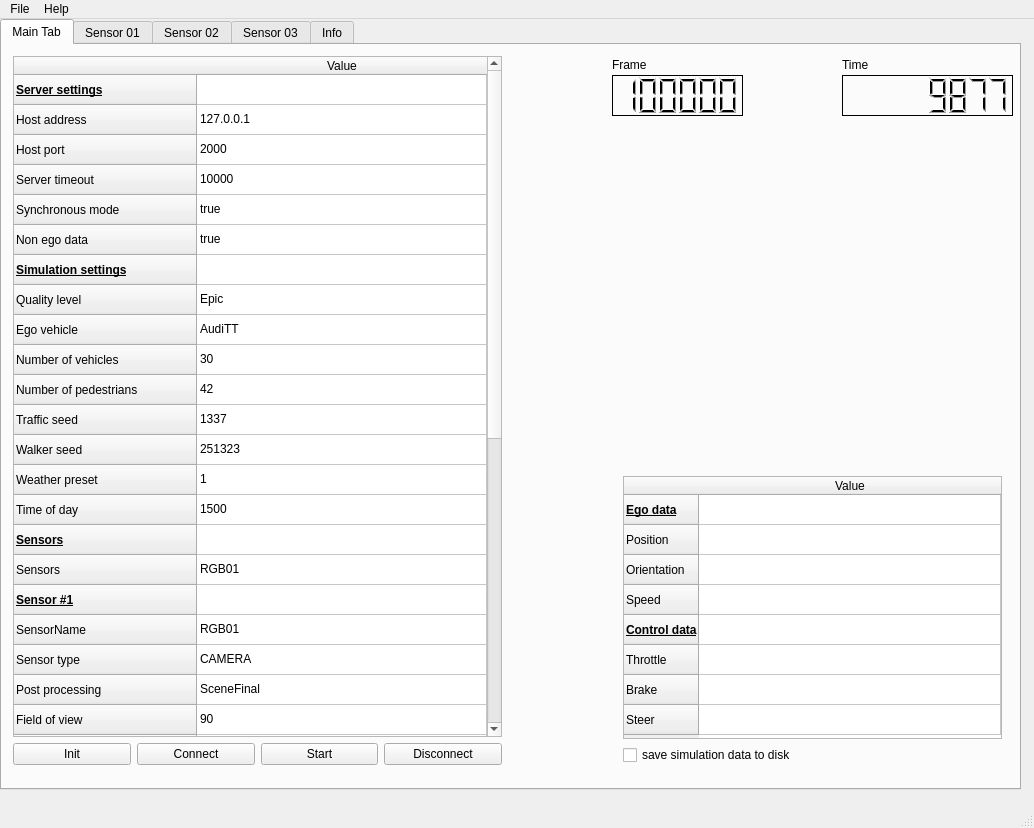
<?xml version="1.0" encoding="UTF-8"?>
<ui version="4.0">
 <class>MainWindow</class>
 <widget class="QMainWindow" name="MainWindow">
  <property name="geometry">
   <rect>
    <x>0</x>
    <y>0</y>
    <width>1034</width>
    <height>828</height>
   </rect>
  </property>
  <property name="windowTitle">
   <string> Carla Client vers. 0.1</string>
  </property>
  <widget class="QWidget" name="centralWidget">
   <widget class="QTabWidget" name="tabWidget">
    <property name="geometry">
     <rect>
      <x>0</x>
      <y>0</y>
      <width>1021</width>
      <height>771</height>
     </rect>
    </property>
    <property name="currentIndex">
     <number>0</number>
    </property>
    <widget class="QWidget" name="tab">
     <attribute name="title">
      <string>Main Tab</string>
     </attribute>
     <widget class="QWidget" name="layoutWidget">
      <property name="geometry">
       <rect>
        <x>0</x>
        <y>0</y>
        <width>511</width>
        <height>731</height>
       </rect>
      </property>
      <layout class="QGridLayout" name="gridLayout">
       <property name="sizeConstraint">
        <enum>QLayout::SetMaximumSize</enum>
       </property>
       <item row="2" column="2">
        <widget class="QPushButton" name="Button_start">
         <property name="text">
          <string>Start</string>
         </property>
        </widget>
       </item>
       <item row="1" column="0" colspan="4">
        <widget class="QTableWidget" name="tableWidget">
         <property name="columnCount">
          <number>1</number>
         </property>
         <attribute name="horizontalHeaderCascadingSectionResizes">
          <bool>false</bool>
         </attribute>
         <attribute name="horizontalHeaderStretchLastSection">
          <bool>true</bool>
         </attribute>
         <attribute name="verticalHeaderStretchLastSection">
          <bool>false</bool>
         </attribute>
         <row>
          <property name="text">
           <string>Server settings</string>
          </property>
          <property name="font">
           <font>
            <weight>75</weight>
            <bold>true</bold>
            <underline>true</underline>
            <kerning>true</kerning>
           </font>
          </property>
         </row>
         <row>
          <property name="text">
           <string>Host address</string>
          </property>
         </row>
         <row>
          <property name="text">
           <string>Host port</string>
          </property>
         </row>
         <row>
          <property name="text">
           <string>Server timeout</string>
          </property>
         </row>
         <row>
          <property name="text">
           <string>Synchronous mode</string>
          </property>
         </row>
         <row>
          <property name="text">
           <string>Non ego data</string>
          </property>
         </row>
         <row>
          <property name="text">
           <string>Simulation settings</string>
          </property>
          <property name="font">
           <font>
            <weight>75</weight>
            <bold>true</bold>
            <underline>true</underline>
           </font>
          </property>
         </row>
         <row>
          <property name="text">
           <string>Quality level</string>
          </property>
         </row>
         <row>
          <property name="text">
           <string>Ego vehicle</string>
          </property>
         </row>
         <row>
          <property name="text">
           <string>Number of vehicles</string>
          </property>
         </row>
         <row>
          <property name="text">
           <string>Number of pedestrians</string>
          </property>
         </row>
         <row>
          <property name="text">
           <string>Traffic seed</string>
          </property>
         </row>
         <row>
          <property name="text">
           <string>Walker seed</string>
          </property>
         </row>
         <row>
          <property name="text">
           <string>Weather preset</string>
          </property>
         </row>
         <row>
          <property name="text">
           <string>Time of day</string>
          </property>
         </row>
         <row>
          <property name="text">
           <string>Sensors</string>
          </property>
          <property name="font">
           <font>
            <weight>75</weight>
            <bold>true</bold>
            <underline>true</underline>
           </font>
          </property>
         </row>
         <row>
          <property name="text">
           <string>Sensors</string>
          </property>
         </row>
         <row>
          <property name="text">
           <string>Sensor #1</string>
          </property>
          <property name="font">
           <font>
            <weight>75</weight>
            <bold>true</bold>
            <underline>true</underline>
           </font>
          </property>
         </row>
         <row>
          <property name="text">
           <string>SensorName</string>
          </property>
         </row>
         <row>
          <property name="text">
           <string>Sensor type</string>
          </property>
         </row>
         <row>
          <property name="text">
           <string>Post processing</string>
          </property>
         </row>
         <row>
          <property name="text">
           <string>Field of view</string>
          </property>
         </row>
         <row>
          <property name="text">
           <string>Image width</string>
          </property>
         </row>
         <row>
          <property name="text">
           <string>Image height</string>
          </property>
         </row>
         <row>
          <property name="text">
           <string>Position X</string>
          </property>
         </row>
         <row>
          <property name="text">
           <string>Position Y</string>
          </property>
         </row>
         <row>
          <property name="text">
           <string>Position Z</string>
          </property>
         </row>
         <row>
          <property name="text">
           <string>Rotation X (Roll)</string>
          </property>
         </row>
         <row>
          <property name="text">
           <string>Rotation Y (Pitch)</string>
          </property>
         </row>
         <row>
          <property name="text">
           <string>Rotation Z (Yaw)</string>
          </property>
         </row>
         <row>
          <property name="text">
           <string>LIDAR/RADAR</string>
          </property>
          <property name="font">
           <font>
            <weight>75</weight>
            <bold>true</bold>
            <underline>true</underline>
           </font>
          </property>
         </row>
         <row>
          <property name="text">
           <string>Channels</string>
          </property>
         </row>
         <row>
          <property name="text">
           <string>Range</string>
          </property>
         </row>
         <row>
          <property name="text">
           <string>Upper FOV</string>
          </property>
         </row>
         <row>
          <property name="text">
           <string>Lower FOV</string>
          </property>
         </row>
         <row>
          <property name="text">
           <string>Azimuthal FOV (radar only)</string>
          </property>
         </row>
         <row>
          <property name="text">
           <string>Resolution (radar only)</string>
          </property>
         </row>
         <row>
          <property name="text">
           <string>Rotation frequency (lidar only)</string>
          </property>
         </row>
         <row>
          <property name="text">
           <string>Rate (points/second, lidar only)</string>
          </property>
         </row>
         <column>
          <property name="text">
           <string>Value</string>
          </property>
          <property name="textAlignment">
           <set>AlignCenter</set>
          </property>
         </column>
         <item row="0" column="0">
          <property name="text">
           <string/>
          </property>
          <property name="font">
           <font>
            <strikeout>false</strikeout>
           </font>
          </property>
          <property name="flags">
           <set>NoItemFlags</set>
          </property>
         </item>
         <item row="1" column="0">
          <property name="text">
           <string>127.0.0.1</string>
          </property>
          <property name="flags">
           <set>ItemIsSelectable|ItemIsEditable|ItemIsUserCheckable|ItemIsEnabled</set>
          </property>
         </item>
         <item row="2" column="0">
          <property name="text">
           <string>2000</string>
          </property>
          <property name="flags">
           <set>ItemIsSelectable|ItemIsEditable|ItemIsUserCheckable|ItemIsEnabled</set>
          </property>
         </item>
         <item row="3" column="0">
          <property name="text">
           <string>10000</string>
          </property>
          <property name="flags">
           <set>ItemIsSelectable|ItemIsEditable|ItemIsUserCheckable|ItemIsEnabled</set>
          </property>
         </item>
         <item row="4" column="0">
          <property name="text">
           <string>true</string>
          </property>
          <property name="flags">
           <set>ItemIsSelectable|ItemIsEditable|ItemIsUserCheckable|ItemIsEnabled</set>
          </property>
         </item>
         <item row="5" column="0">
          <property name="text">
           <string>true</string>
          </property>
          <property name="flags">
           <set>ItemIsSelectable|ItemIsEditable|ItemIsUserCheckable|ItemIsEnabled</set>
          </property>
         </item>
         <item row="6" column="0">
          <property name="text">
           <string/>
          </property>
          <property name="flags">
           <set>NoItemFlags</set>
          </property>
         </item>
         <item row="7" column="0">
          <property name="text">
           <string>Epic</string>
          </property>
          <property name="flags">
           <set>ItemIsSelectable|ItemIsEditable|ItemIsUserCheckable|ItemIsEnabled</set>
          </property>
         </item>
         <item row="8" column="0">
          <property name="text">
           <string>AudiTT</string>
          </property>
          <property name="flags">
           <set>ItemIsSelectable|ItemIsEditable|ItemIsUserCheckable|ItemIsEnabled</set>
          </property>
         </item>
         <item row="9" column="0">
          <property name="text">
           <string>30</string>
          </property>
          <property name="flags">
           <set>ItemIsSelectable|ItemIsEditable|ItemIsUserCheckable|ItemIsEnabled</set>
          </property>
         </item>
         <item row="10" column="0">
          <property name="text">
           <string>42</string>
          </property>
          <property name="flags">
           <set>ItemIsSelectable|ItemIsEditable|ItemIsUserCheckable|ItemIsEnabled</set>
          </property>
         </item>
         <item row="11" column="0">
          <property name="text">
           <string>1337</string>
          </property>
          <property name="flags">
           <set>ItemIsSelectable|ItemIsEditable|ItemIsUserCheckable|ItemIsEnabled</set>
          </property>
         </item>
         <item row="12" column="0">
          <property name="text">
           <string>251323</string>
          </property>
          <property name="flags">
           <set>ItemIsSelectable|ItemIsEditable|ItemIsUserCheckable|ItemIsEnabled</set>
          </property>
         </item>
         <item row="13" column="0">
          <property name="text">
           <string>1</string>
          </property>
          <property name="flags">
           <set>ItemIsSelectable|ItemIsEditable|ItemIsUserCheckable|ItemIsEnabled</set>
          </property>
         </item>
         <item row="14" column="0">
          <property name="text">
           <string>1500</string>
          </property>
          <property name="flags">
           <set>ItemIsSelectable|ItemIsEditable|ItemIsUserCheckable|ItemIsEnabled</set>
          </property>
         </item>
         <item row="15" column="0">
          <property name="text">
           <string/>
          </property>
          <property name="flags">
           <set>NoItemFlags</set>
          </property>
         </item>
         <item row="16" column="0">
          <property name="text">
           <string>RGB01</string>
          </property>
         </item>
         <item row="17" column="0">
          <property name="text">
           <string/>
          </property>
          <property name="flags">
           <set>NoItemFlags</set>
          </property>
         </item>
         <item row="18" column="0">
          <property name="text">
           <string>RGB01</string>
          </property>
         </item>
         <item row="19" column="0">
          <property name="text">
           <string>CAMERA</string>
          </property>
         </item>
         <item row="20" column="0">
          <property name="text">
           <string>SceneFinal</string>
          </property>
         </item>
         <item row="21" column="0">
          <property name="text">
           <string>90</string>
          </property>
         </item>
         <item row="22" column="0">
          <property name="text">
           <string>800</string>
          </property>
         </item>
         <item row="23" column="0">
          <property name="text">
           <string>600</string>
          </property>
         </item>
         <item row="24" column="0">
          <property name="text">
           <string>0.2</string>
          </property>
         </item>
         <item row="25" column="0">
          <property name="text">
           <string>0.3</string>
          </property>
         </item>
         <item row="26" column="0">
          <property name="text">
           <string>1.3</string>
          </property>
         </item>
         <item row="27" column="0">
          <property name="text">
           <string>0</string>
          </property>
         </item>
         <item row="28" column="0">
          <property name="text">
           <string>8</string>
          </property>
         </item>
         <item row="29" column="0">
          <property name="text">
           <string>0</string>
          </property>
         </item>
        </widget>
       </item>
       <item row="2" column="1">
        <widget class="QPushButton" name="Button_connect">
         <property name="text">
          <string>Connect</string>
         </property>
        </widget>
       </item>
       <item row="2" column="0">
        <widget class="QPushButton" name="Button_init">
         <property name="text">
          <string>Init</string>
         </property>
        </widget>
       </item>
       <item row="2" column="3">
        <widget class="QPushButton" name="Button_disconnect">
         <property name="text">
          <string>Disconnect</string>
         </property>
        </widget>
       </item>
      </layout>
     </widget>
     <widget class="QLCDNumber" name="lcdNumber_frame">
      <property name="geometry">
       <rect>
        <x>610</x>
        <y>30</y>
        <width>131</width>
        <height>41</height>
       </rect>
      </property>
      <property name="frameShape">
       <enum>QFrame::Panel</enum>
      </property>
      <property name="frameShadow">
       <enum>QFrame::Plain</enum>
      </property>
      <property name="smallDecimalPoint">
       <bool>false</bool>
      </property>
      <property name="digitCount">
       <number>6</number>
      </property>
      <property name="value" stdset="0">
       <double>999999.000000000000000</double>
      </property>
      <property name="intValue" stdset="0">
       <number>999999</number>
      </property>
     </widget>
     <widget class="QLabel" name="label_5">
      <property name="geometry">
       <rect>
        <x>610</x>
        <y>10</y>
        <width>101</width>
        <height>20</height>
       </rect>
      </property>
      <property name="text">
       <string>Frame</string>
      </property>
     </widget>
     <widget class="QWidget" name="verticalLayoutWidget">
      <property name="geometry">
       <rect>
        <x>610</x>
        <y>420</y>
        <width>401</width>
        <height>311</height>
       </rect>
      </property>
      <layout class="QVBoxLayout" name="verticalLayout">
       <item>
        <widget class="QTableWidget" name="tableWidget_2">
         <property name="sizePolicy">
          <sizepolicy hsizetype="Expanding" vsizetype="Expanding">
           <horstretch>5</horstretch>
           <verstretch>0</verstretch>
          </sizepolicy>
         </property>
         <property name="sizeAdjustPolicy">
          <enum>QAbstractScrollArea::AdjustToContents</enum>
         </property>
         <attribute name="horizontalHeaderStretchLastSection">
          <bool>true</bool>
         </attribute>
         <row>
          <property name="text">
           <string>Ego data</string>
          </property>
          <property name="font">
           <font>
            <weight>75</weight>
            <bold>true</bold>
            <underline>true</underline>
           </font>
          </property>
         </row>
         <row>
          <property name="text">
           <string>Position</string>
          </property>
         </row>
         <row>
          <property name="text">
           <string>Orientation</string>
          </property>
         </row>
         <row>
          <property name="text">
           <string>Speed</string>
          </property>
         </row>
         <row>
          <property name="text">
           <string>Control data</string>
          </property>
          <property name="font">
           <font>
            <weight>75</weight>
            <bold>true</bold>
            <underline>true</underline>
           </font>
          </property>
         </row>
         <row>
          <property name="text">
           <string>Throttle</string>
          </property>
         </row>
         <row>
          <property name="text">
           <string>Brake</string>
          </property>
         </row>
         <row>
          <property name="text">
           <string>Steer</string>
          </property>
         </row>
         <column>
          <property name="text">
           <string>Value</string>
          </property>
         </column>
         <item row="0" column="0">
          <property name="text">
           <string/>
          </property>
         </item>
        </widget>
       </item>
       <item>
        <widget class="QCheckBox" name="checkBox">
         <property name="text">
          <string>save simulation data to disk</string>
         </property>
        </widget>
       </item>
      </layout>
     </widget>
     <widget class="QLCDNumber" name="lcdNumber_frame_2">
      <property name="geometry">
       <rect>
        <x>840</x>
        <y>30</y>
        <width>171</width>
        <height>41</height>
       </rect>
      </property>
      <property name="frameShape">
       <enum>QFrame::Panel</enum>
      </property>
      <property name="frameShadow">
       <enum>QFrame::Plain</enum>
      </property>
      <property name="smallDecimalPoint">
       <bool>false</bool>
      </property>
      <property name="digitCount">
       <number>8</number>
      </property>
      <property name="value" stdset="0">
       <double>9876.986999999999171</double>
      </property>
      <property name="intValue" stdset="0">
       <number>9877</number>
      </property>
     </widget>
     <widget class="QLabel" name="label_6">
      <property name="geometry">
       <rect>
        <x>840</x>
        <y>10</y>
        <width>61</width>
        <height>20</height>
       </rect>
      </property>
      <property name="text">
       <string>Time</string>
      </property>
     </widget>
    </widget>
    <widget class="QWidget" name="tab_2">
     <attribute name="title">
      <string>Sensor 01</string>
     </attribute>
     <widget class="QLabel" name="SENSOR_IMG01">
      <property name="geometry">
       <rect>
        <x>110</x>
        <y>50</y>
        <width>800</width>
        <height>600</height>
       </rect>
      </property>
      <property name="maximumSize">
       <size>
        <width>800</width>
        <height>600</height>
       </size>
      </property>
      <property name="frameShape">
       <enum>QFrame::Box</enum>
      </property>
      <property name="text">
       <string>preview</string>
      </property>
      <property name="alignment">
       <set>Qt::AlignCenter</set>
      </property>
     </widget>
    </widget>
    <widget class="QWidget" name="tab_3">
     <attribute name="title">
      <string>Sensor 02</string>
     </attribute>
     <widget class="QLabel" name="SENSOR_IMG02">
      <property name="geometry">
       <rect>
        <x>110</x>
        <y>50</y>
        <width>800</width>
        <height>600</height>
       </rect>
      </property>
      <property name="frameShape">
       <enum>QFrame::Box</enum>
      </property>
      <property name="text">
       <string>preview</string>
      </property>
      <property name="alignment">
       <set>Qt::AlignCenter</set>
      </property>
     </widget>
    </widget>
    <widget class="QWidget" name="tab_4">
     <attribute name="title">
      <string>Sensor 03</string>
     </attribute>
     <widget class="QLabel" name="SENSOR_IMG03">
      <property name="geometry">
       <rect>
        <x>110</x>
        <y>50</y>
        <width>800</width>
        <height>600</height>
       </rect>
      </property>
      <property name="frameShape">
       <enum>QFrame::Box</enum>
      </property>
      <property name="text">
       <string>preview</string>
      </property>
      <property name="alignment">
       <set>Qt::AlignCenter</set>
      </property>
     </widget>
    </widget>
    <widget class="QWidget" name="tab_5">
     <attribute name="title">
      <string>Info</string>
     </attribute>
    </widget>
   </widget>
  </widget>
  <widget class="QMenuBar" name="menuBar">
   <property name="geometry">
    <rect>
     <x>0</x>
     <y>0</y>
     <width>1034</width>
     <height>25</height>
    </rect>
   </property>
   <widget class="QMenu" name="menuCarlaClient_GUI">
    <property name="title">
     <string>File</string>
    </property>
    <addaction name="actionNew"/>
    <addaction name="actionOpen_configuration"/>
    <addaction name="actionSave_configuration"/>
    <addaction name="separator"/>
    <addaction name="actionExit"/>
   </widget>
   <widget class="QMenu" name="menuHelp">
    <property name="title">
     <string>Help</string>
    </property>
    <addaction name="actionQuickstart"/>
    <addaction name="actionReference"/>
    <addaction name="separator"/>
    <addaction name="actionAbout"/>
   </widget>
   <addaction name="menuCarlaClient_GUI"/>
   <addaction name="menuHelp"/>
  </widget>
  <widget class="QStatusBar" name="statusBar">
   <property name="baseSize">
    <size>
     <width>0</width>
     <height>14</height>
    </size>
   </property>
  </widget>
  <action name="actionOpen_configuration">
   <property name="text">
    <string>Open configuration</string>
   </property>
  </action>
  <action name="actionSave_configuration">
   <property name="text">
    <string>Save configuration</string>
   </property>
  </action>
  <action name="actionExit">
   <property name="text">
    <string>Exit</string>
   </property>
  </action>
  <action name="actionQuickstart">
   <property name="text">
    <string>Quickstart</string>
   </property>
  </action>
  <action name="actionReference">
   <property name="text">
    <string>Reference</string>
   </property>
  </action>
  <action name="actionAbout">
   <property name="text">
    <string>About</string>
   </property>
  </action>
  <action name="actionNew">
   <property name="text">
    <string>New configuration</string>
   </property>
  </action>
 </widget>
 <layoutdefault spacing="6" margin="11"/>
 <resources/>
 <connections/>
</ui>
